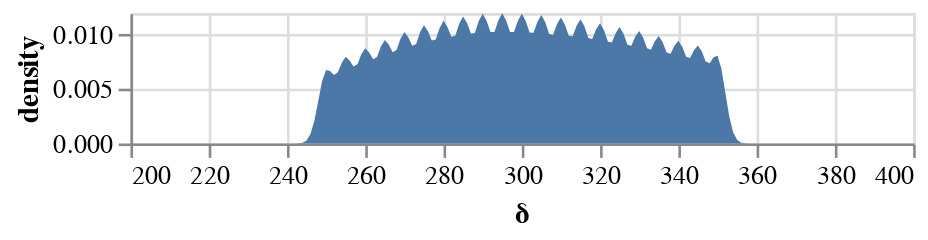

The code cell stored with this chart in its notebook:
### Code cell
alt.Chart(df1).transform_density(
     'δ',
    as_ = ['δ', 'density'],
    bandwidth=2,
    extent= [200, 400]
).mark_area().encode(
    alt.X('δ:Q'),
    alt.Y('density:Q'),
).properties(width=300, height=50)

### Figure 1 — Vega-Lite specification as saved in the notebook (floating-point values rounded to 4 significant figures; data arrays with more than 128 entries replaced by an {"elided": "..."} marker saying what was removed)
{"config": {"view": {"continuousWidth": 400, "continuousHeight": 300}}, "data": {"name": "data-6f5634d6c5a8bd7aab0ed52196468185"}, "mark": "area", "encoding": {"x": {"type": "quantitative", "field": "δ"}, "y": {"type": "quantitative", "field": "density"}}, "height": 50, "transform": [{"density": "δ", "bandwidth": 2, "extent": [200, 400], "as": ["δ", "density"]}], "width": 300, "$schema": "https://vega.github.io/schema/vega-lite/v4.8.1.json", "datasets": {"data-6f5634d6c5a8bd7aab0ed52196468185": {"elided": "9384 records"}}}
